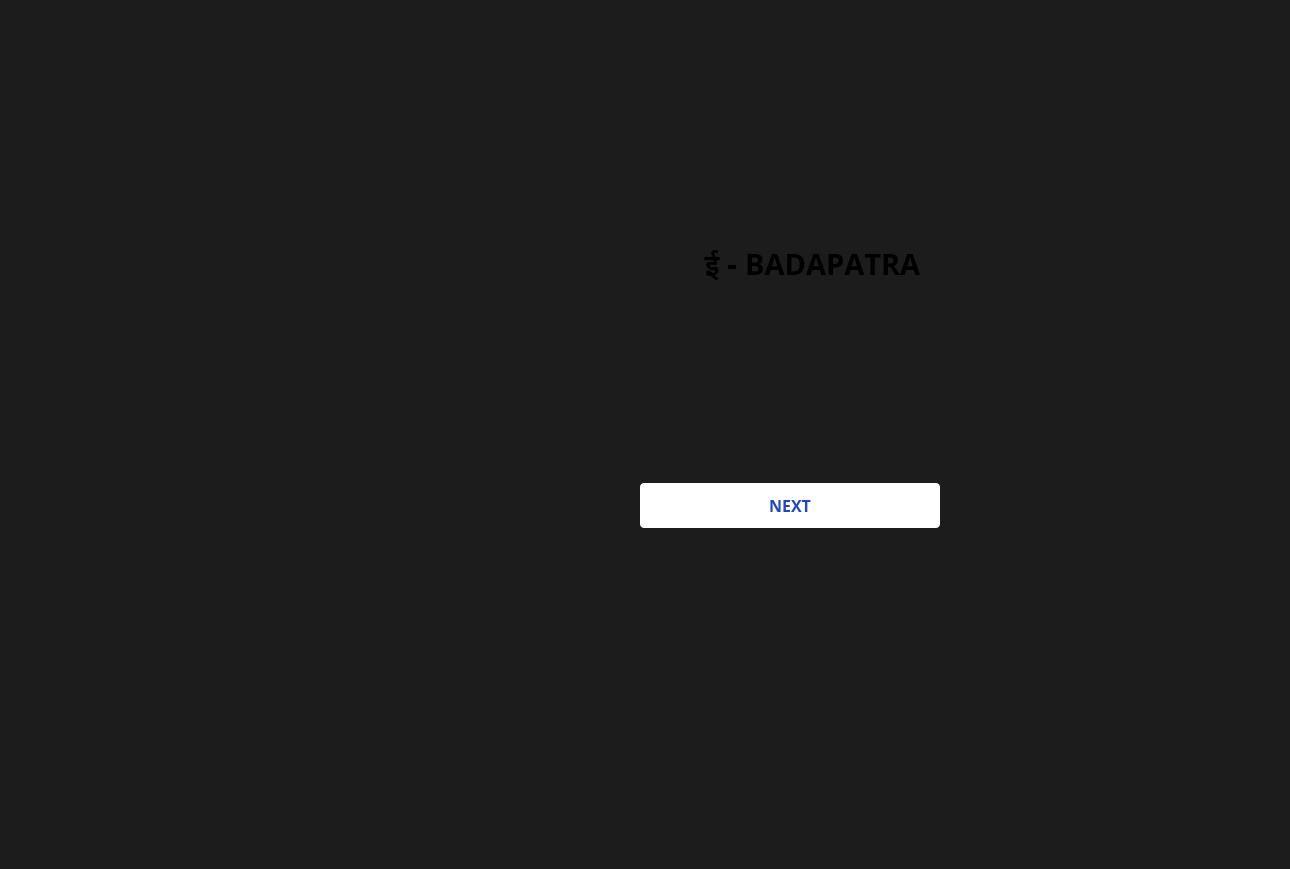
<?xml version="1.0" encoding="UTF-8"?>
<ui version="4.0">
 <class>MainWindow</class>
 <widget class="QMainWindow" name="MainWindow">
  <property name="geometry">
   <rect>
    <x>0</x>
    <y>0</y>
    <width>1290</width>
    <height>869</height>
   </rect>
  </property>
  <property name="font">
   <font>
    <family>montserrat</family>
    <pointsize>16</pointsize>
    <kerning>false</kerning>
   </font>
  </property>
  <property name="acceptDrops">
   <bool>true</bool>
  </property>
  <property name="windowTitle">
   <string>MainWindow</string>
  </property>
  <property name="autoFillBackground">
   <bool>false</bool>
  </property>
  <property name="styleSheet">
   <string notr="true">*{
	background-image: url(:/res/background.png);
	background-position: center;
	background-size:100% 100%;
	font-family: montserrat;
	background-color:  #1C1C1C;
}
</string>
  </property>
  <widget class="QWidget" name="centralwidget">
   <property name="styleSheet">
    <string notr="true">background-image: url(:/res/background.png);
background-position: center;
background-size: 100% 100%;
background-repeat: no-repeat;
background: transparent;
</string>
   </property>
   <widget class="QPushButton" name="loginBtn">
    <property name="geometry">
     <rect>
      <x>640</x>
      <y>483</y>
      <width>300</width>
      <height>45</height>
     </rect>
    </property>
    <property name="font">
     <font>
      <family>montserrat</family>
      <pointsize>12</pointsize>
      <bold>true</bold>
      <kerning>false</kerning>
     </font>
    </property>
    <property name="styleSheet">
     <string notr="true">background-color: rgb(255, 255, 255);
border-radius: 4;
color: #2148C0;</string>
    </property>
    <property name="text">
     <string>NEXT</string>
    </property>
   </widget>
   <widget class="QLineEdit" name="lastNameLineEdit">
    <property name="geometry">
     <rect>
      <x>640</x>
      <y>395</y>
      <width>300</width>
      <height>45</height>
     </rect>
    </property>
   </widget>
   <widget class="QLineEdit" name="firstNameLineEdit">
    <property name="geometry">
     <rect>
      <x>640</x>
      <y>330</y>
      <width>300</width>
      <height>45</height>
     </rect>
    </property>
   </widget>
   <widget class="QLabel" name="labelBadapatra">
    <property name="geometry">
     <rect>
      <x>640</x>
      <y>208</y>
      <width>345</width>
      <height>111</height>
     </rect>
    </property>
    <property name="font">
     <font>
      <family>montserrat</family>
      <pointsize>22</pointsize>
      <bold>true</bold>
      <kerning>false</kerning>
     </font>
    </property>
    <property name="styleSheet">
     <string notr="true">text-alignment: center;</string>
    </property>
    <property name="text">
     <string>ई - BADAPATRA</string>
    </property>
    <property name="alignment">
     <set>Qt::AlignmentFlag::AlignCenter</set>
    </property>
   </widget>
  </widget>
  <widget class="QMenuBar" name="menubar">
   <property name="geometry">
    <rect>
     <x>0</x>
     <y>0</y>
     <width>1290</width>
     <height>26</height>
    </rect>
   </property>
  </widget>
  <widget class="QStatusBar" name="statusbar"/>
 </widget>
 <resources/>
 <connections/>
</ui>
